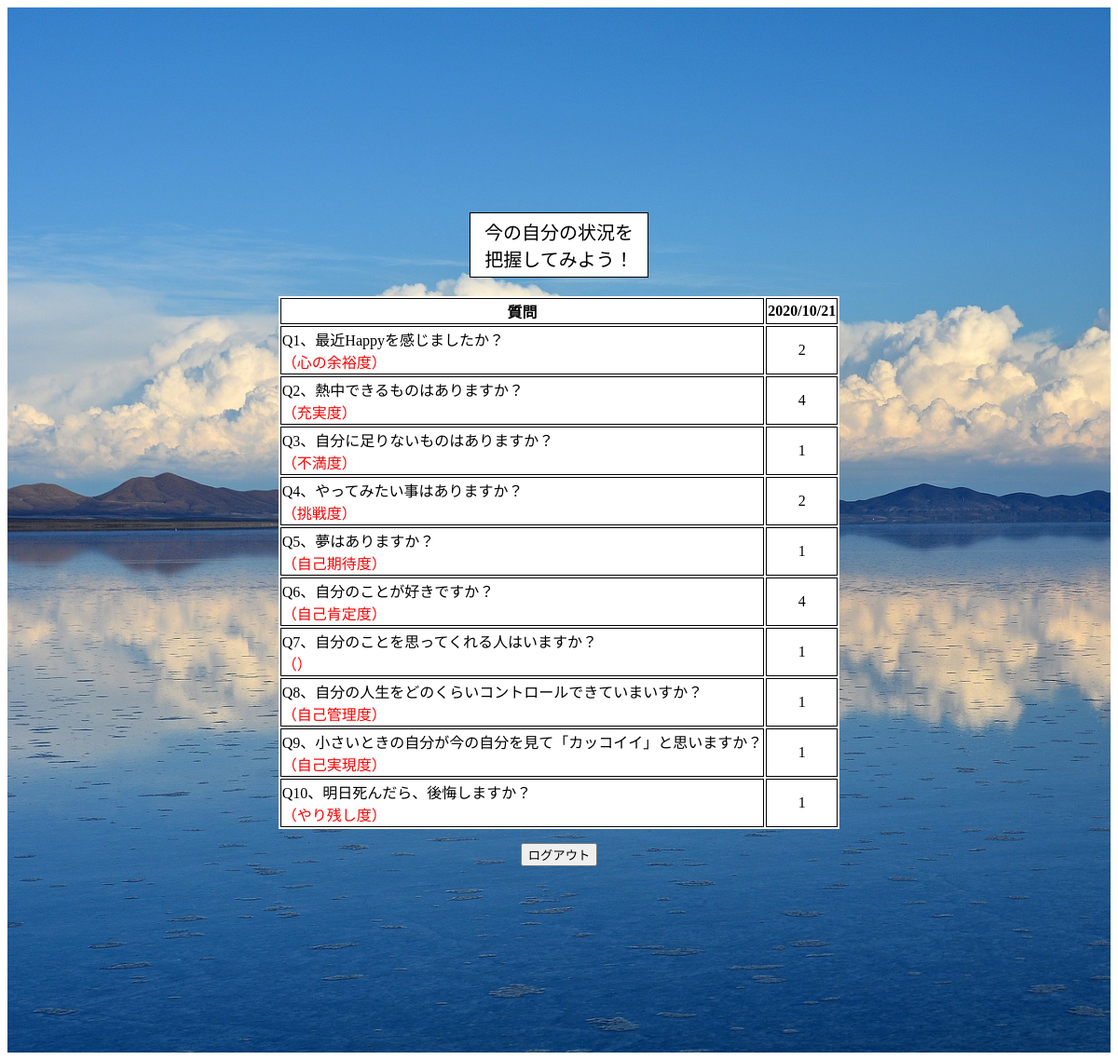
Page /n_dbtest (signed in) on the earlier database version.
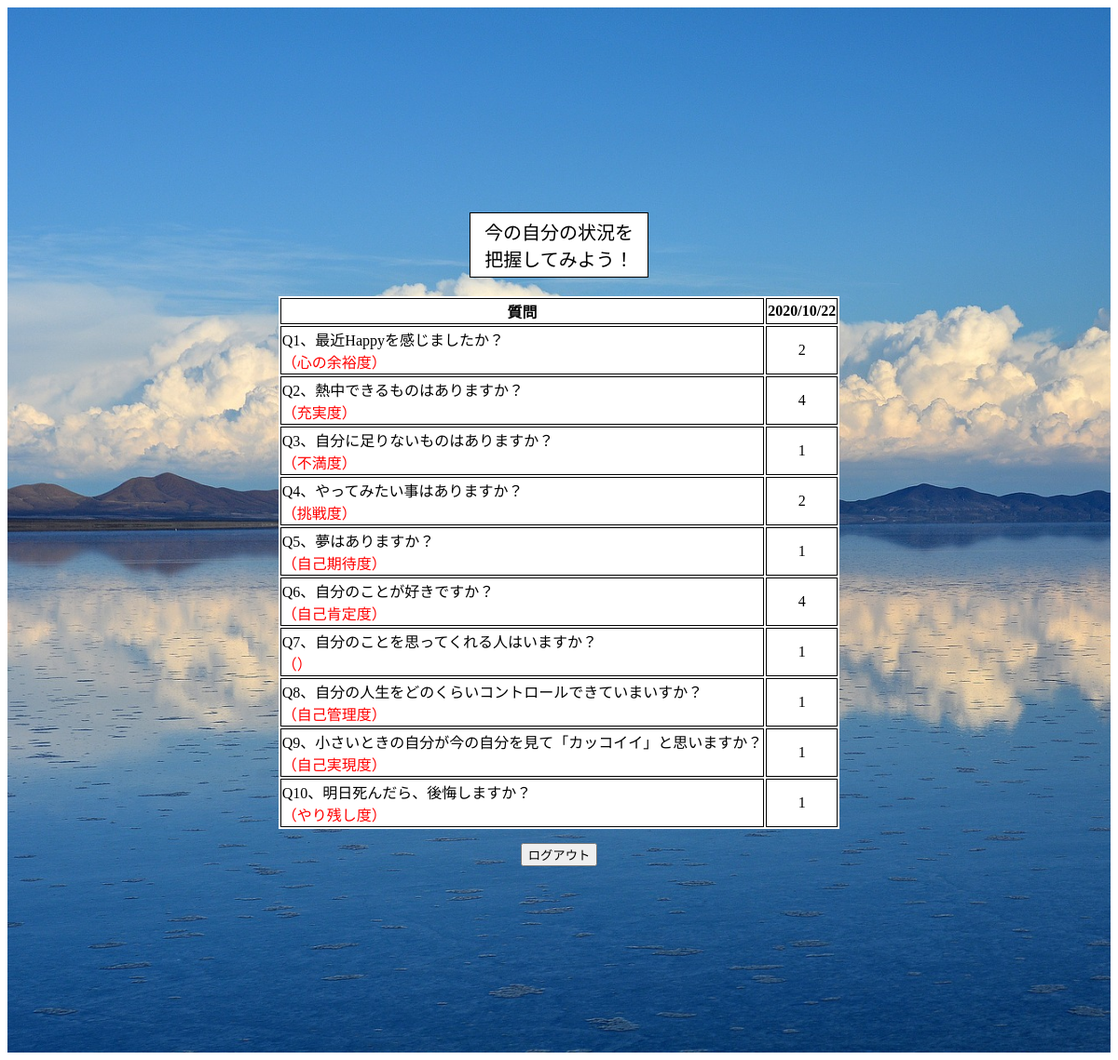
Same page on the later database version.
### tables this page shows
CREATE TABLE "question" (
	"id"	INTEGER,
	"user_id"	INTEGER,
	"question_id"	INTEGER,
	"anser"	INTEGER,
	"date"	INTEGER,
	PRIMARY KEY("id" AUTOINCREMENT)
);

### app.py (the view)
@app.route("/n_dbtest")
def n_dbtest():
    user_id=session['user_id']
    conn = sqlite3.connect("hitoiki.db")
    c = conn.cursor()
    c.execute("select anser  from question where question_id = 1")
    n_list1 = c.fetchone()
    print(n_list1)
    c.execute("select anser  from question where question_id = 2")
    n_list2 = c.fetchone()
    print(n_list2)
    c.execute("select anser  from question where question_id = 3")
    n_list3 = c.fetchone()
    c.execute("select anser  from question where question_id = 4")
    n_list4 = c.fetchone()
    c.execute("select anser  from question where question_id = 5")
    n_list5 = c.fetchone()
    c.execute("select anser  from question where question_id = 6")
    n_list6 = c.fetchone()
    c.execute("select anser  from question where question_id = 7")
    n_list7 = c.fetchone()
    c.execute("select anser  from question where question_id = 8")
    n_list8 = c.fetchone()
    c.execute("select anser  from question where question_id = 9")
    n_list9 = c.fetchone()
    c.execute("select anser  from question where question_id = 10")
    n_list10 = c.fetchone()
    c.execute("select date  from question where question_id = 1 order by id desc")
    n_time = c.fetchone()
    print(n_time)
    c.close()
    return render_template("n_result.html",n_list1=n_list1, n_list2=n_list2, n_list3=n_list3 ,n_list4=n_list4, n_list5=n_list5, n_list6=n_list6, n_list7=n_list7, n_list8=n_list8,n_list9=n_list9, n_list10=n_list10, n_time=n_time)

### templates/n_result.html
{% extends 'base.html' %}
{% block content %}
<div class="container no_padding">
    <p class="result_title">今の自分の状況を<br>把握してみよう！</p>
    <form action="/result">
        <table>
            <tr>
                <th>質問</th>
                <th>{{n_time[0]}}</th>
            </tr>
            <tr>
                <td class="result_q">Q1、最近Happyを感じましたか？<br><span class="comment">（心の余裕度）</span></td>
                <td>{{n_list1[0]}}</td>
            </tr>
            <tr>
                <td class="result_q">Q2、熱中できるものはありますか？<br><span class="comment">（充実度）</span></td>
                <td>{{n_list2[0]}}</td>
            </tr>
            <tr>
                <td class="result_q">Q3、自分に足りないものはありますか？<br><span class="comment">（不満度）</span></td>
                <td>{{n_list3[0]}}</td>
            </tr>
            <tr>
                <td class="result_q">Q4、やってみたい事はありますか？<br><span class="comment">（挑戦度）</span></td>
                <td>{{n_list4[0]}}</td>
            </tr>
            <tr>
                <td class="result_q">Q5、夢はありますか？<br><span class="comment">（自己期待度）</span></td>
                <td>{{n_list5[0]}}</td>
            </tr>
            <tr>
                <td class="result_q">Q6、自分のことが好きですか？<br><span class="comment">（自己肯定度）</span></td>
                <td>{{n_list6[0]}}</td>
            </tr>
            <tr>
                <td class="result_q">Q7、自分のことを思ってくれる人はいますか？<br><span class="comment">（）</span></td>
                <td>{{n_list7[0]}}</td>
            </tr>
            <tr>
                <td class="result_q">Q8、自分の人生をどのくらいコントロールできていまいすか？<br><span class="comment">（自己管理度）</span></td>
                <td>{{n_list8[0]}}</td>
            </tr>
            <tr>
                <td class="result_q">Q9、小さいときの自分が今の自分を見て「カッコイイ」と思いますか？<br><span class="comment">（自己実現度）</span></td>
                <td>{{n_list9[0]}}</td>
            </tr>
            <tr>
                <td class="result_q">Q10、明日死んだら、後悔しますか？<br><span class="comment">（やり残し度）</span></td>
                <td>{{n_list10[0]}}</td>
            </tr>
        </table>
    </form>
    <input type="button" class="logout_btn" value="ログアウト" onclick="location.href='/logout'">
</div>
{% endblock %}

### templates/base.html (shortened to what this page needs)
<!DOCTYPE html>
<html lang="en">
<head>
    <link rel="stylesheet" href="../static/css/style.css" media="screen and ( min-width:769px )">
    <link rel="stylesheet" href="../static/css/style_sp.css" media="screen and ( max-width:768px )">
</head>
<body>
    {% block content %}
    {% endblock %}
</body>
</html>

### static/css/style.css (style rules this page uses)
.container { padding: 200px; text-align: center; background-size: contain; background-size: cover; background-repeat: repeat-y; background-image: url("../images/bolivia-1802042_1920.jpg"); }
.login_btn,.regist_btn,.first_btn,.logout_btn { text-align: center; margin-top: 15px; }
table { margin: 0 auto; background-color: white; }
table th, table td { text-align: center; border: 1px solid black; }
.result_q { text-align: left; }
.result_title { margin-bottom: 20px; display: inline-block; background-color: white; border: 1px solid black; font-size: 20px; padding: 5px 15px; }
.comment { color: red; }

### static/css/style_sp.css (style rules this page uses)
.container { padding: 20px; text-align: center; background-size: cover; background-repeat: repeat-y; background-image: url("../images/bolivia-1802042_1920.jpg"); margin-top: 150px; }
.no_padding { margin-top: 10px; }
.login_btn,.regist_btn,.first_btn,.logout_btn { text-align: center; margin-top: 15px; }
table { margin: 0 auto; background-color: white; }
table th { text-align: center; border: 1px solid black; font-size: 10px; }
table td { text-align: center; border: 1px solid black; }
.result_q { text-align: left; }
.result_title { margin-bottom: 20px; display: inline-block; background-color: white; border: 1px solid black; font-size: 20px; padding: 5px 15px; }
.comment { color: red; }

Differences in the rows shown:
no longer on this page (row unchanged): question: date "2020/10/21"
added question: date "2020/10/22"
